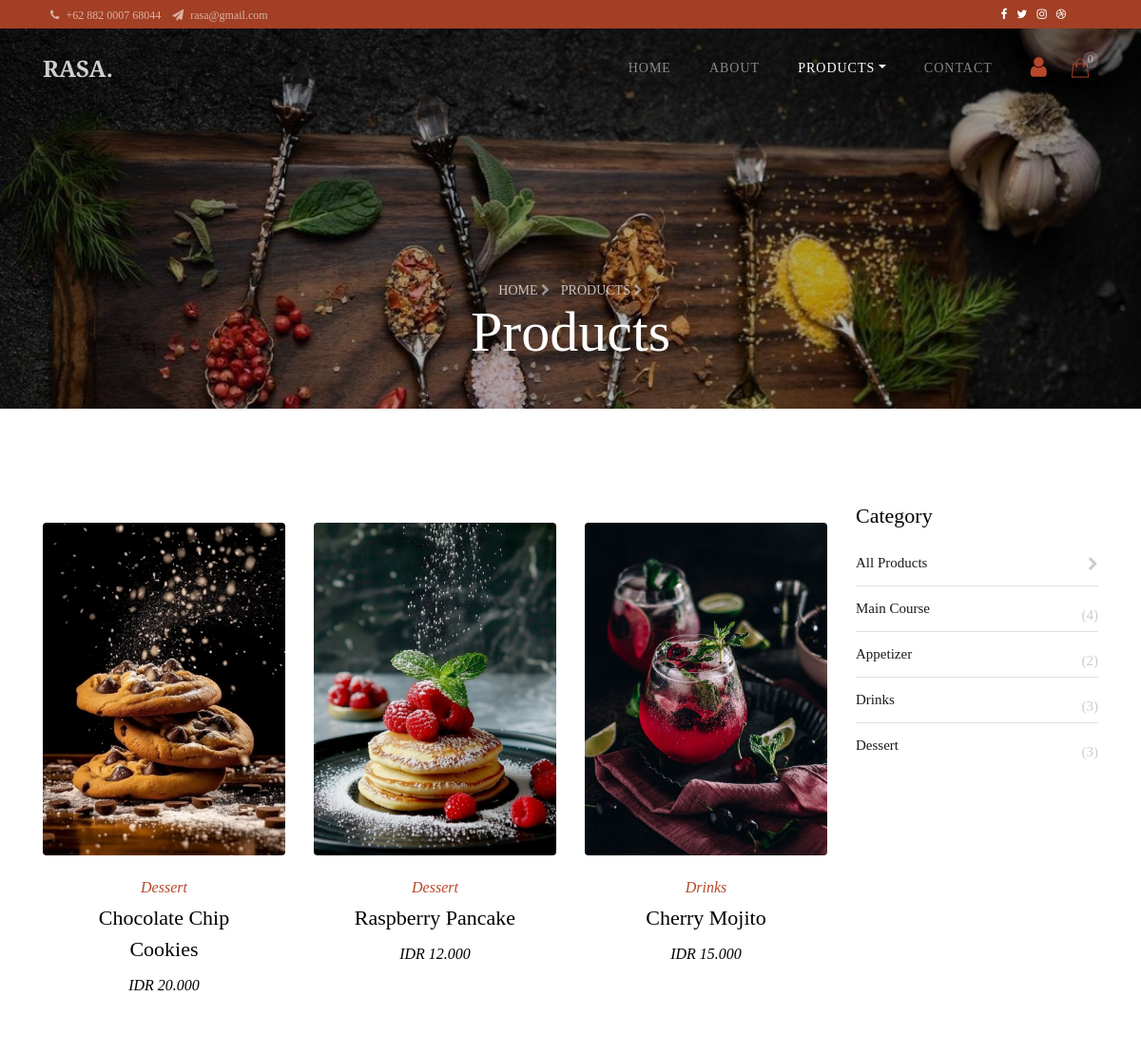
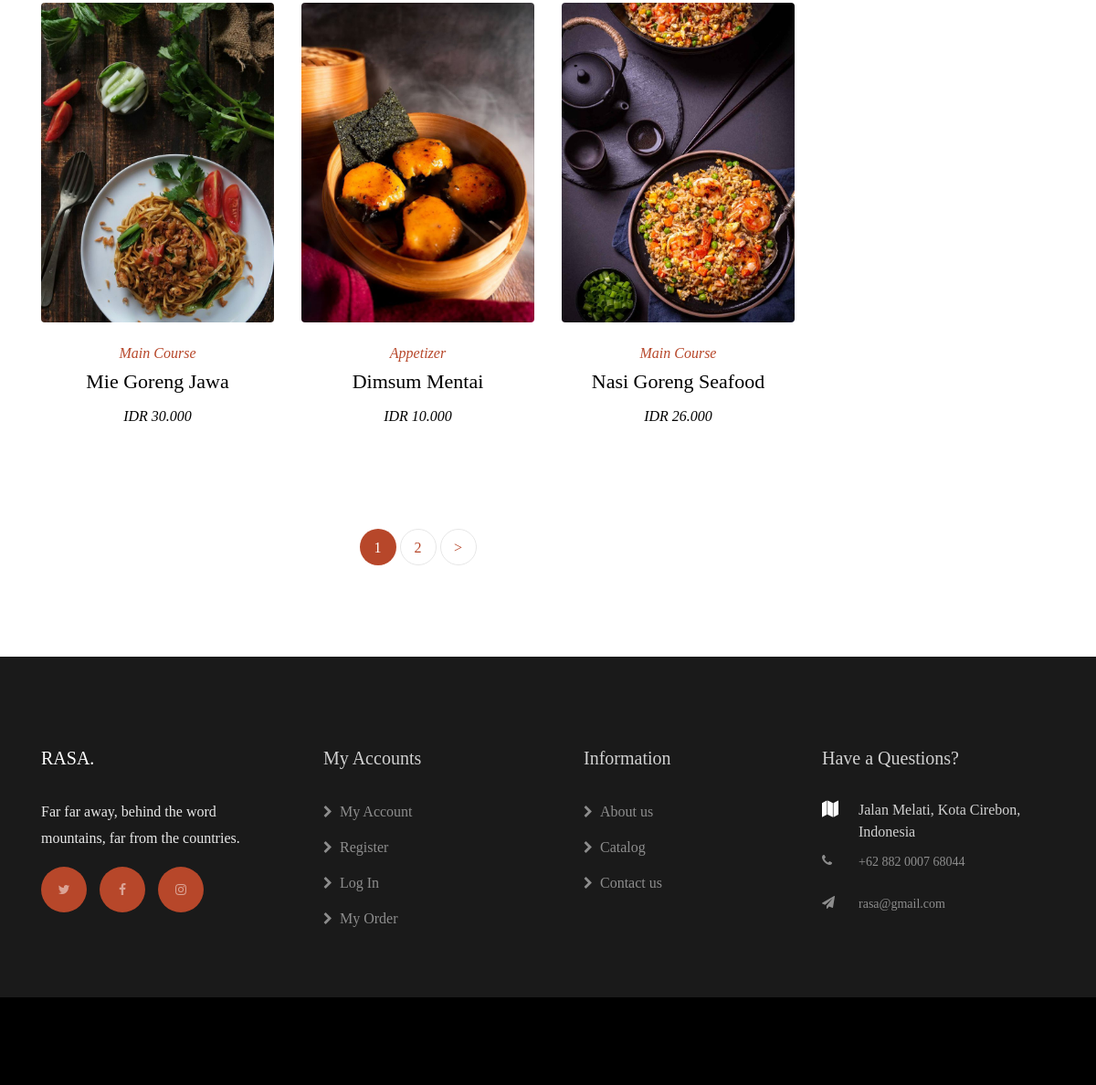
The page /product.php on the database its author committed (2 pictures, top to bottom).
### tables this page shows
CREATE TABLE `product` (
  `id` int NOT NULL,
  `name` varchar(255) NOT NULL,
  `price` int NOT NULL,
  `stock` int NOT NULL,
  `photo` text NOT NULL,
  `id_category` int NOT NULL,
  `description` text NOT NULL
);

CREATE TABLE `category` (
  `id_category` int NOT NULL,
  `category_name` varchar(100) NOT NULL
);

### product.php (the view, shortened to what this page needs)
<?php
include 'config.php';
$limit = 6;
$page = $_GET['page'] ?? 1;
$offset = ($page - 1) * $limit;
$selected_category = isset($_GET['id_category']) ? $_GET['id_category'] : '';
$selected_category_name = '';
if (!empty($selected_category)) {
	$where_clause = "WHERE p.id_category = '$selected_category'";
	$count_where_clause = "WHERE id_category = '$selected_category'";
} else {
	$where_clause = '';
	$count_where_clause = '';
}
$total_result = mysqli_query($db, "SELECT COUNT(*) AS total FROM product $count_where_clause");
$total_row = mysqli_fetch_assoc($total_result);
$total_products = $total_row['total'];
$total_pages = ceil($total_products / $limit);
$query = "SELECT p.*, c.category_name
          FROM product p
          JOIN category c ON p.id_category = c.id_category
          $where_clause
          LIMIT $offset, $limit";
$result = mysqli_query($db, $query);
?>
<!DOCTYPE html>
<html lang="en">
<head>
	<link rel="stylesheet" href="https://stackpath.bootstrapcdn.com/font-awesome/4.7.0/css/font-awesome.min.css">
	<link rel="stylesheet" href="css/animate.css">
	<link rel="stylesheet" href="css/owl.carousel.min.css">
	<link rel="stylesheet" href="css/owl.theme.default.min.css">
	<link rel="stylesheet" href="css/magnific-popup.css">
	<link rel="stylesheet"
		href="https://cdnjs.cloudflare.com/ajax/libs/bootstrap-select/1.13.1/css/bootstrap-select.min.css">
	<link rel="stylesheet" href="css/flaticon.css">
	<link rel="stylesheet" href="css/style.css">
	<link rel="stylesheet" href="https://cdn.jsdelivr.net/npm/sweetalert2@11/dist/sweetalert2.min.css">
</head>
<body>
	<?php include "layout/header.php" ?>
	<section class="hero-wrap hero-wrap-2" style="background-image: url('images/bg2.jpg');"
		data-stellar-background-ratio="0.5">
		<div class="overlay"></div>
		<div class="container">
			<div class="row no-gutters slider-text align-items-end justify-content-center">
				<div class="col-md-9 ftco-animate mb-5 text-center">
					<p class="breadcrumbs mb-0"><span class="mr-2"><a href="index.php">Home <i
									class="fa fa-chevron-right"></i></a></span> <span>Products <i
								class="fa fa-chevron-right"></i></span></p>
					<h2 class="mb-0 bread">
						Products<?php if (!empty($selected_category_name))
							echo ' - ' . ucfirst($selected_category_name); ?>
					</h2>
				</div>
			</div>
		</div>
	</section>
	<section class="ftco-section">
		<div class="container">
			<div class="row">
				<div class="col-md-9">
					<div class="row">
						<?php if (mysqli_num_rows($result) > 0): ?>
							<?php while ($row = mysqli_fetch_assoc($result)): ?>
								<div class="col-md-4 d-flex">
									<div class="product ftco-animate">
										<div class="img d-flex align-items-center justify-content-center"
											style="background-image: url('images/<?= $row['photo'] ?>');">
										</div>
										<div class="text text-center">
											<span class="category"><?= $row['category_name'] ?></span>
											<h2><?= $row['name'] ?></h2>
											<span class="price">IDR <?= number_format($row['price'], 0, ',', '.') ?></span>
										</div>
									</div>
								</div>
							<?php endwhile; ?>
						<?php endif; ?>
					</div>
					<?php if ($total_pages > 1): ?>
						<div class="row mt-5">
							<div class="col text-center">
								<div class="block-27">
									<ul>
										<?php for ($i = 1; $i <= $total_pages; $i++): ?>
											<?php if ($i == $page): ?>
												<li class="active"><span><?= $i ?></span></li>
											<?php else: ?>
												<li><a
														href="?<?php echo http_build_query(array_merge($_GET, array('page' => $i))); ?>"><?= $i ?></a>
												</li>
											<?php endif; ?>
										<?php endfor; ?>
										<?php if ($page < $total_pages): ?>
											<li><a
													href="?<?php echo http_build_query(array_merge($_GET, array('page' => $page + 1))); ?>">&gt;</a>
											</li>
										<?php endif; ?>
									</ul>
								</div>
							</div>
						</div>
					<?php endif; ?>
				</div>
				<div class="col-md-3">
					<div class="sidebar-box ftco-animate">
						<div class="categories">
							<h3>Category</h3>
							<ul class="p-0">
								<li>
									<a href="?"
										class="<?php echo empty($selected_category) ? 'active-category' : ''; ?>">
										All Products <span class="fa fa-chevron-right"></span>
									</a>
								</li>
								<?php
								$cat_query = "SELECT c.id_category, c.category_name, COUNT(p.id) as total
            								  FROM category c
            								  LEFT JOIN product p ON c.id_category = p.id_category
            								  GROUP BY c.id_category, c.category_name";
								$cat_result = mysqli_query($db, $cat_query);
								while ($cat = mysqli_fetch_assoc($cat_result)) {
									?>
									<li>
										<a href="?id_category=<?= $cat['id_category'] ?>">
											<?= $cat['category_name'] ?> <span>(<?= $cat['total'] ?>)</span>
										</a>
									</li>
								<?php } ?>
						</div>
					</div>
				</div>
			</div>
		</div>
	</section>
	<?php include "layout/footer.php" ?>
</body>
</html>

### rows shown on the page
product: photo (picture), id_category.category_name "Dessert", name "Chocolate Chip Cookies", price "20.000"
product: photo (picture), id_category.category_name "Dessert", name "Raspberry Pancake", price "12.000"
product: photo (picture), id_category.category_name "Drinks", name "Cherry Mojito", price "15.000"
product: photo (picture), id_category.category_name "Main Course", name "Mie Goreng Jawa", price "30.000"
product: photo (picture), id_category.category_name "Appetizer", name "Dimsum Mentai", price "10.000"
product: photo (picture), id_category.category_name "Main Course", name "Nasi Goreng Seafood", price "26.000"
category: category_name "Main Course", total "4"
category: category_name "Appetizer", total "2"
category: category_name "Drinks", total "3"
category: category_name "Dessert", total "3"

### other values the page prints
$cart_count "0"
